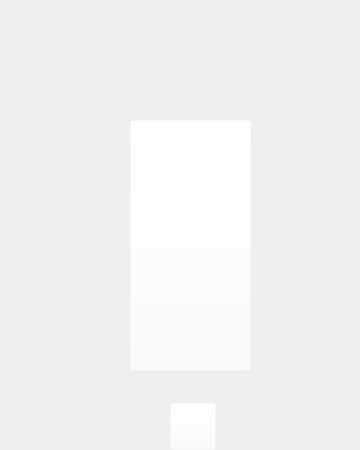
<?xml version="1.0" encoding="UTF-8"?>
<ui version="4.0">
 <class>MainWindow</class>
 <widget class="QMainWindow" name="MainWindow">
  <property name="geometry">
   <rect>
    <x>0</x>
    <y>0</y>
    <width>360</width>
    <height>450</height>
   </rect>
  </property>
  <property name="maximumSize">
   <size>
    <width>360</width>
    <height>450</height>
   </size>
  </property>
  <property name="windowTitle">
   <string>The Backrooms</string>
  </property>
  <widget class="QWidget" name="centralwidget">
   <widget class="QLabel" name="label">
    <property name="geometry">
     <rect>
      <x>0</x>
      <y>0</y>
      <width>361</width>
      <height>451</height>
     </rect>
    </property>
    <property name="text">
     <string/>
    </property>
    <property name="pixmap">
     <pixmap>../img/ultl.png</pixmap>
    </property>
   </widget>
   <widget class="QPushButton" name="escapeBtn">
    <property name="geometry">
     <rect>
      <x>130</x>
      <y>120</y>
      <width>121</width>
      <height>251</height>
     </rect>
    </property>
    <property name="cursor">
     <cursorShape>PointingHandCursor</cursorShape>
    </property>
    <property name="styleSheet">
     <string notr="true">background-color: rgba(255, 255, 255, 0);</string>
    </property>
    <property name="text">
     <string/>
    </property>
    <property name="flat">
     <bool>false</bool>
    </property>
   </widget>
   <widget class="QPushButton" name="backBtn">
    <property name="geometry">
     <rect>
      <x>170</x>
      <y>403</y>
      <width>46</width>
      <height>47</height>
     </rect>
    </property>
    <property name="cursor">
     <cursorShape>PointingHandCursor</cursorShape>
    </property>
    <property name="focusPolicy">
     <enum>Qt::StrongFocus</enum>
    </property>
    <property name="styleSheet">
     <string notr="true">background-color: rgba(255, 255, 255, 0);
</string>
    </property>
    <property name="text">
     <string/>
    </property>
    <property name="flat">
     <bool>false</bool>
    </property>
   </widget>
   <widget class="QLabel" name="arrowlb">
    <property name="geometry">
     <rect>
      <x>181</x>
      <y>410</y>
      <width>22</width>
      <height>32</height>
     </rect>
    </property>
    <property name="text">
     <string/>
    </property>
    <property name="pixmap">
     <pixmap>../img/image 24.png</pixmap>
    </property>
    <property name="scaledContents">
     <bool>true</bool>
    </property>
   </widget>
   <zorder>label</zorder>
   <zorder>escapeBtn</zorder>
   <zorder>arrowlb</zorder>
   <zorder>backBtn</zorder>
  </widget>
 </widget>
 <resources/>
 <connections/>
</ui>
